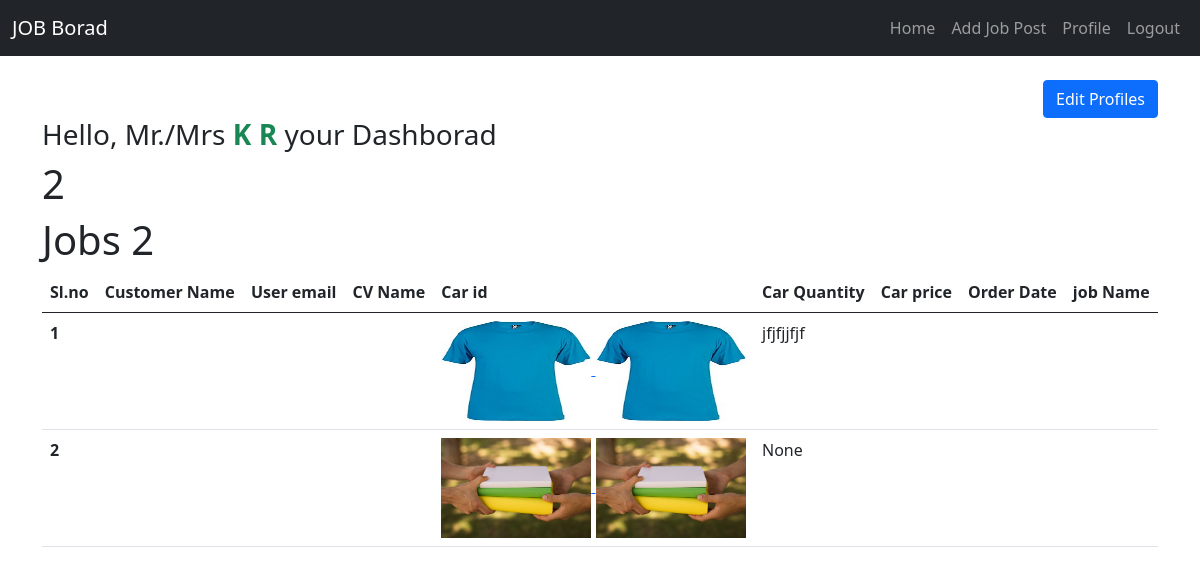
Page /auth/profile/ (signed in) on the committed database.
### job_app/models.py (models this page shows, shortened)
class Job_seeker(models.Model):
    Cv=models.ImageField(upload_to='cv', blank=True, null=True)
    employee=models.ForeignKey(EmployeeModel,on_delete= models.CASCADE)
    user=models.ForeignKey(User,on_delete= models.CASCADE)

class EmployeeModel(models.Model):
    company_name = models.CharField(max_length = 100,blank = True, null = True)
    position = models.IntegerField(blank = True, null = True)
    title = models.CharField(max_length=255,blank = True, null = True)
    description = models.TextField(blank = True, null = True)
    requirements = models.TextField(blank = True, null = True)
    location = models.CharField(max_length=255, blank = True, null = True)
    date_posted = models.DateTimeField(default=timezone.now, blank = True, null = True)
    salary = models.IntegerField()
    service = models.ForeignKey(ServiceModel, on_delete = models.CASCADE, blank = True, null = True)
    image = models.ImageField(upload_to= 'job_app/media/uploads/')

### auth_app/views.py (the view)
# urls.py: path('profile/', UserProfileView.as_view(), name = 'profile'),
@method_decorator(login_required, name='dispatch')
class UserProfileView(View):
    def get(self,request):
        jobs = Job_seeker.objects.filter(user=request.user)
        employees = Job_seeker.objects.all()
        return render(request, 'auth_app/profile.html', {'jobs':jobs,'employees':employees})

### auth_app/templates/auth_app/profile.html (shortened to what this page needs)
{% extends "base.html" %}
{% block content %}
<div class="text-center">
  <div class="d-flex justify-content-end align-items-center gap-2">
    <a href="{% url "edit_profile" request.user.id %}">
      <button class="btn btn-primary mt-4">Edit Profiles</button>
    </a>
  </div>
  <div>
    <h3 class="text-start">Hello, Mr./Mrs <strong class="text-success">{{request.user.first_name}}
        {{request.user.last_name}}</strong> your Dashborad</h3>
  </div>
</div>
{% if request.user.is_superuser %}
{% if employees %}
<h1>{{employees|length}}</h1>
<table class="table table-hover p-3 mb-5 mr-5">
  <thead>
    <tr>
      <th scope="col">Sl.no</th>
      <th scope="col">Customer Name</th>
      <th scope="col">User email</th>
      <th scope="col">CV Name</th>
      <th scope="col">Car id</th>
      <th scope="col">Car Quantity</th>
      <th scope="col">Car price</th>
      <th scope="col">Order Date</th>
      <th scope="col">job Name</th>
    </tr>
  </thead>
  <tbody>
    <h1>Jobs {{employees|length}}</h1>
    {% for employee in employees %}
    <tr>
      <th scope="row">{{ forloop.counter }}</th>
      <td>{{order.user.first_name}} {{order.user.last_name}}</td>
      <td>{{order.user.email}}</td>
      <td>{{job.job_name.name}}</td>
      <td>
        <a href="{{ job.Cv.url }}" download>
          <img src="{{ employee.Cv.url }}" alt="Image" style="height: 100px; width: 150px;">
          <img src="{{ employee.Cv.url }}" alt="Image" style="height: 100px; width: 150px;">
        </a>
      </td>
      <td>{{employee.employee.location}}</td>
      <td>{{order.car.salary}}</td>
      <td>{{ order.ordered_on}}</td>
      <td>{{ order.car.job_name.name}}</td>
    </tr>
    {% endfor %}
  </tbody>
</table>
{% else %}
<p class="text-danger">You haven't Employyeee yet.</p>
{% endif %}
{% endif %}
{% endblock content %}

### rows in the picture
Job_seeker: Cv (picture), employee.location "jfjfjjfjf"
Job_seeker: Cv (picture), employee.location "None"

### other values in the picture
{{ request.user.first_name }} "K"
{{ request.user.last_name }} "R"
{{ employees|length }} "2"
